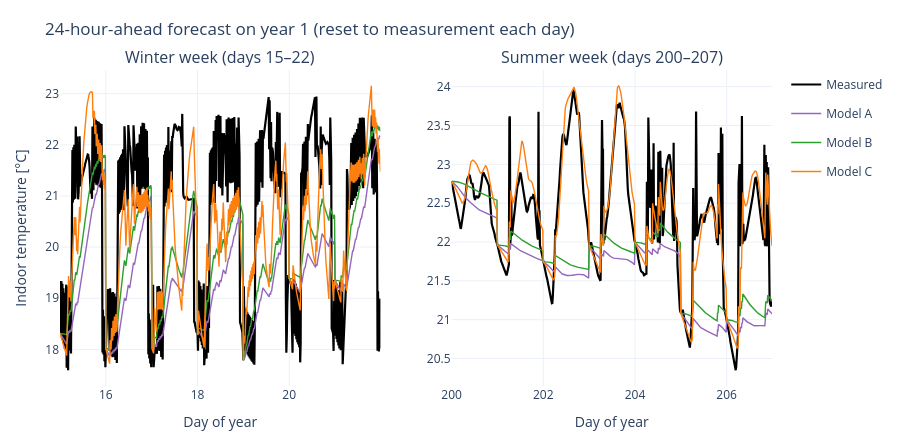

The notebook cell saved with this chart:
### Markdown cell above
A realistic test of a forecasting model: every day we reset it to the measured indoor temperature and let it
predict the next **24 hours** from the inputs alone. We show one winter week and one summer week of the training year.

### Code cell
def sim_window(model, lo, hi, reinit=96):
    # 24-hour-ahead forecast: reset to the measured temperature every `reinit` steps (96 steps = 1 day)
    d = df[(df.year == 1) & (df.day_of_year >= lo) & (df.day_of_year < hi)]
    src = {"To": d.outside_temperature_C.values, "Qh": d.heating_power.values,
           "Qs": d.global_horizontal_solar_radiation.values}
    meas = d.indoor_temperature_C.values
    A, B, cols = matrices(model, FITS[model]["params"]); F, G = discretize(A, B, 900.0); ns = A.shape[0]
    U = U_of(cols, src); sim = np.empty(len(meas))
    for s in range(0, len(meas), reinit):
        e = min(s + reinit, len(meas))
        sim[s:e] = _freerun(F, G, np.ascontiguousarray(U[s:e]), np.full(ns, meas[s]), e - s, ns)[:, 0]
    x = d.day_of_year.values + d.second_of_day.values / 86400.0
    return x, meas, sim

COLM = {"A": "#9467bd", "B": "#2ca02c", "C": "#ff7f0e"}
fig = make_subplots(rows=1, cols=2, subplot_titles=("Winter week (days 15–22)", "Summer week (days 200–207)"))
for j, (lo, hi) in enumerate([(15, 22), (200, 207)], start=1):
    x, meas, _ = sim_window("A", lo, hi)
    fig.add_trace(go.Scatter(x=x, y=meas, line=dict(color="black", width=2.2), name="Measured",
                             showlegend=(j == 1), legendgroup="m"), 1, j)
    for m in ["A", "B", "C"]:
        x, _, sim = sim_window(m, lo, hi)
        fig.add_trace(go.Scatter(x=x, y=sim, line=dict(color=COLM[m], width=1.4), name=f"Model {m}",
                                 showlegend=(j == 1), legendgroup=m), 1, j)
    fig.update_xaxes(title_text="Day of year", row=1, col=j)
fig.update_yaxes(title_text="Indoor temperature [°C]", row=1, col=1)
fig.update_layout(title="24-hour-ahead forecast on year 1 (reset to measurement each day)")
save_fig(fig, "fig10_trainfit_windows", h=440)

### Figure 1 — Plotly figure (JSON) as saved in the notebook; plotly's stock layout.template omitted (floating-point values rounded to 4 significant figures; data arrays with more than 128 entries replaced by an {"elided": "..."} marker saying what was removed)
{"data": [{"legendgroup": "m", "line": {"color": "black", "width": 2.2}, "name": "Measured", "showlegend": true, "type": "scatter", "x": {"elided": "672 float values"}, "xaxis": "x", "y": {"elided": "672 float values"}, "yaxis": "y"}, {"legendgroup": "A", "line": {"color": "#9467bd", "width": 1.4}, "name": "Model A", "showlegend": true, "type": "scatter", "x": {"elided": "672 float values"}, "xaxis": "x", "y": {"elided": "672 float values"}, "yaxis": "y"}, {"legendgroup": "B", "line": {"color": "#2ca02c", "width": 1.4}, "name": "Model B", "showlegend": true, "type": "scatter", "x": {"elided": "672 float values"}, "xaxis": "x", "y": {"elided": "672 float values"}, "yaxis": "y"}, {"legendgroup": "C", "line": {"color": "#ff7f0e", "width": 1.4}, "name": "Model C", "showlegend": true, "type": "scatter", "x": {"elided": "672 float values"}, "xaxis": "x", "y": {"elided": "672 float values"}, "yaxis": "y"}, {"legendgroup": "m", "line": {"color": "black", "width": 2.2}, "name": "Measured", "showlegend": false, "type": "scatter", "x": {"elided": "672 float values"}, "xaxis": "x2", "y": {"elided": "672 float values"}, "yaxis": "y2"}, {"legendgroup": "A", "line": {"color": "#9467bd", "width": 1.4}, "name": "Model A", "showlegend": false, "type": "scatter", "x": {"elided": "672 float values"}, "xaxis": "x2", "y": {"elided": "672 float values"}, "yaxis": "y2"}, {"legendgroup": "B", "line": {"color": "#2ca02c", "width": 1.4}, "name": "Model B", "showlegend": false, "type": "scatter", "x": {"elided": "672 float values"}, "xaxis": "x2", "y": {"elided": "672 float values"}, "yaxis": "y2"}, {"legendgroup": "C", "line": {"color": "#ff7f0e", "width": 1.4}, "name": "Model C", "showlegend": false, "type": "scatter", "x": {"elided": "672 float values"}, "xaxis": "x2", "y": {"elided": "672 float values"}, "yaxis": "y2"}], "layout": {"annotations": [{"font": {"size": 16}, "showarrow": false, "text": "Winter week (days 15–22)", "x": 0.225, "xanchor": "center", "xref": "paper", "y": 1, "yanchor": "bottom", "yref": "paper"}, {"font": {"size": 16}, "showarrow": false, "text": "Summer week (days 200–207)", "x": 0.775, "xanchor": "center", "xref": "paper", "y": 1, "yanchor": "bottom", "yref": "paper"}], "height": 440, "margin": {"b": 50, "l": 60, "r": 30, "t": 70}, "title": {"text": "24-hour-ahead forecast on year 1 (reset to measurement each day)"}, "xaxis": {"anchor": "y", "domain": [0, 0.45], "title": {"text": "Day of year"}}, "xaxis2": {"anchor": "y2", "domain": [0.55, 1], "title": {"text": "Day of year"}}, "yaxis": {"anchor": "x", "domain": [0, 1], "title": {"text": "Indoor temperature [°C]"}}, "yaxis2": {"anchor": "x2", "domain": [0, 1]}}}
